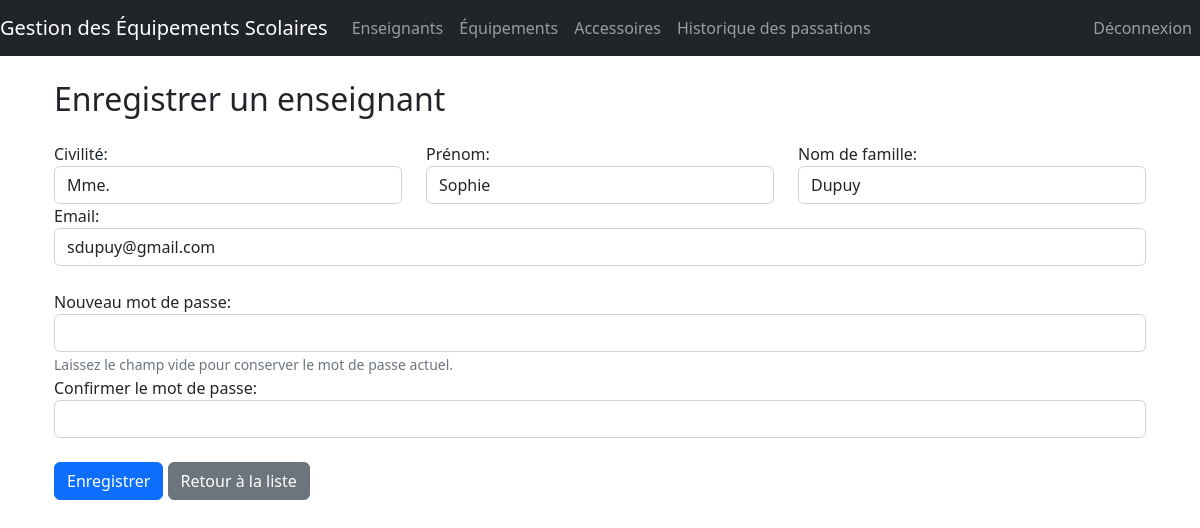
Page /teachers/6/update/ (signed in) on the committed database.
### mini_projet_equipement/models.py (models this page shows, shortened)
class Teacher(AbstractBaseUser, PermissionsMixin):
    civility = models.CharField(max_length=10)
    equipment = models.ManyToManyField(Equipment, related_name='teachers', through='HolderHistory',
                                       through_fields=('new_holder', 'equipment'))
    user_permissions = models.ManyToManyField(
        Permission,
        verbose_name='user permissions',
        blank=True,
        related_name='teachers_user_permissions',
        help_text='Specific permissions for this teacher.',
    )
    groups = models.ManyToManyField(Group, verbose_name='groups', blank=True, related_name='teacher_groups')
    email = models.EmailField(unique=True)
    first_name = models.CharField(max_length=30)
    last_name = models.CharField(max_length=30)
    is_active = models.BooleanField(default=True)
    is_staff = models.BooleanField(default=False)
    objects = TeacherManager()
    USERNAME_FIELD = 'email'
    REQUIRED_FIELDS = ['first_name', 'last_name', 'civility']

### mini_projet_equipement/views.py (the view)
# urls.py: path('teachers/<int:pk>/update/', views.teacher_update, name='teacher_update'),
@login_required
def teacher_update(request, pk):
    teacher = get_object_or_404(Teacher, pk=pk)
    if request.method == 'POST':
        form = TeacherForm(request.POST, instance=teacher)
        if form.is_valid():
            password = form.cleaned_data['password']
            confirm_password = request.POST.get('confirm_password')
            if password and password == confirm_password:
                teacher.set_password(password)
            teacher = form.save()
            teacher.save()
            return redirect('teacher_list')
    else:
        form = TeacherForm(instance=teacher)
    form_title = "Enregistrer un enseignant"
    context = {'form': form, 'form_title': form_title, 'action': 'Modifier'}
    return render(request, 'teacher/teacher_form.html', context)

### mini_projet_equipement/forms.py (shortened to what this page needs)
class TeacherForm(forms.ModelForm):
    class Meta:
        model = Teacher
        fields = ['civility', 'first_name', 'last_name', 'email', 'password']
        widgets = {
            'password': forms.PasswordInput(),
        }
    def __init__(self, *args, **kwargs):
        super().__init__(*args, **kwargs)
        if self.instance.pk:
            self.fields['password'].required = False

### templates/teacher/teacher_form.html (shortened to what this page needs)
{% extends 'master.html' %}
{% load widget_tweaks %}
{% block content %}
    <div class="container">
        <h2 class="mb-4">{{ form_title }}</h2>
        <form method="post">
            <div class="row">
                <div class="col">
                    <div class="form-group">
                        <label for="id_civility">Civilité:</label>
                        {% render_field form.civility|attr:"class:form-control" %}
                    </div>
                </div>
                <div class="col">
                    <div class="form-group">
                        <label for="id_first_name">Prénom:</label>
                        {% render_field form.first_name|attr:"class:form-control" %}
                    </div>
                </div>
                <div class="col">
                    <div class="form-group">
                        <label for="id_last_name">Nom de famille:</label>
                        {% render_field form.last_name|attr:"class:form-control" %}
                    </div>
                </div>
            </div>
            <div class="row">
                <div class="form-group">
                    <label for="id_email">Email:</label>
                    {% render_field form.email|attr:"class:form-control" %}
                </div>
            </div>
            <br/>
            <div class="row">
                {% if form.instance.pk %}
                    <div class="form-group">
                        <label for="id_password">Nouveau mot de passe:</label>
                        {% render_field form.password|attr:"class:form-control" %}
                        <small class="form-text text-muted">
                            Laissez le champ vide pour conserver le mot de passe actuel.
                        </small>
                    </div>
                    <div class="form-group">
                        <label for="id_confirm_password">Confirmer le mot de passe:</label>
                        <input type="password" name="confirm_password" class="form-control">
                    </div>
                {% endif %}
            </div>
            <br/>
            <div class="row">
                <div class="col-md-12">
                    <button type="submit" class="btn btn-primary">Enregistrer</button>
                    <a class="btn btn-secondary" href="{% url 'teacher_list' %}">Retour à la liste</a>
                </div>
            </div>
        </form>
    </div>
{% endblock %}

### rows in the picture
Teacher: civility "Mme.", first_name "Sophie", last_name "Dupuy", email "sdupuy@gmail.com"
